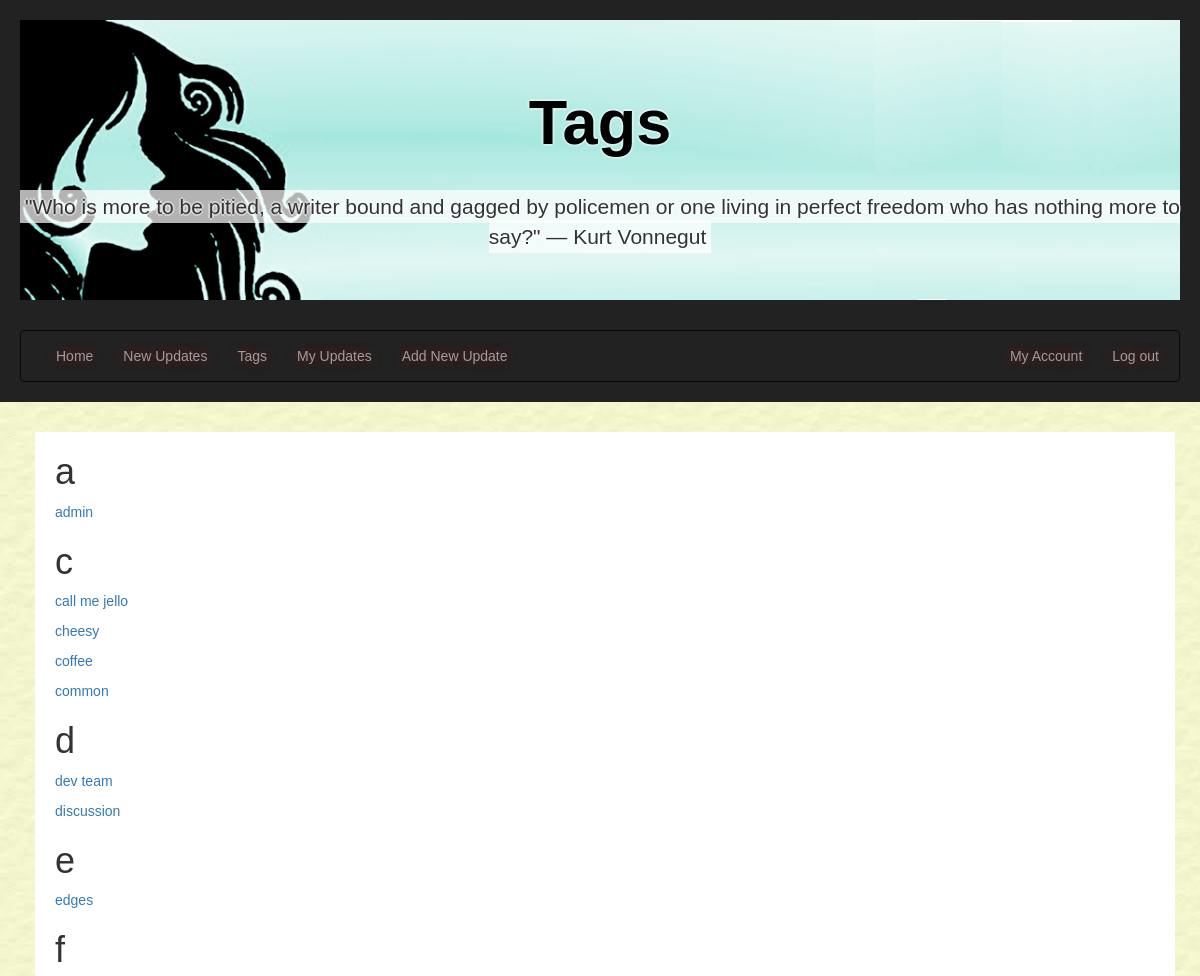
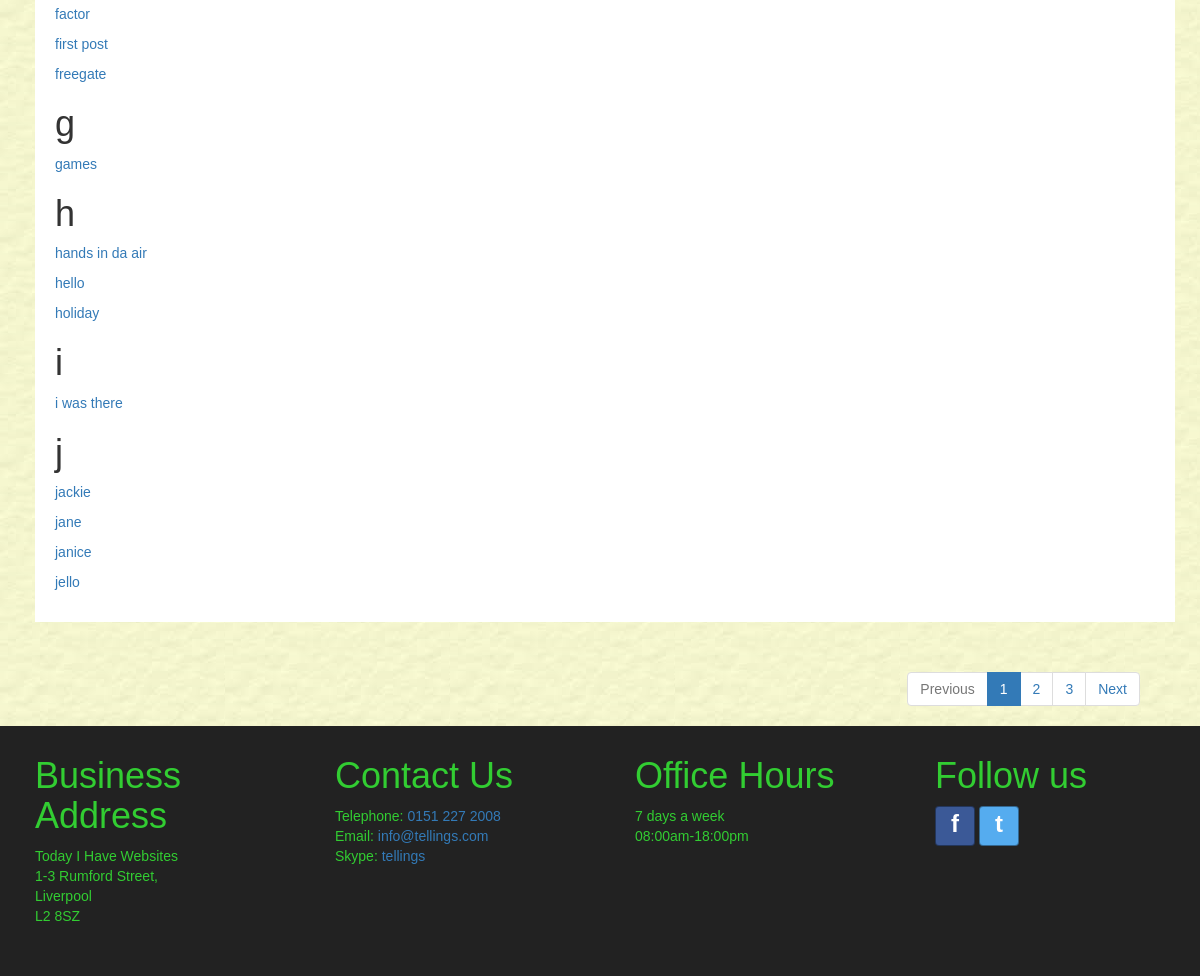
The app's page /tags/ (signed in), older data (2 pictures, top to bottom).
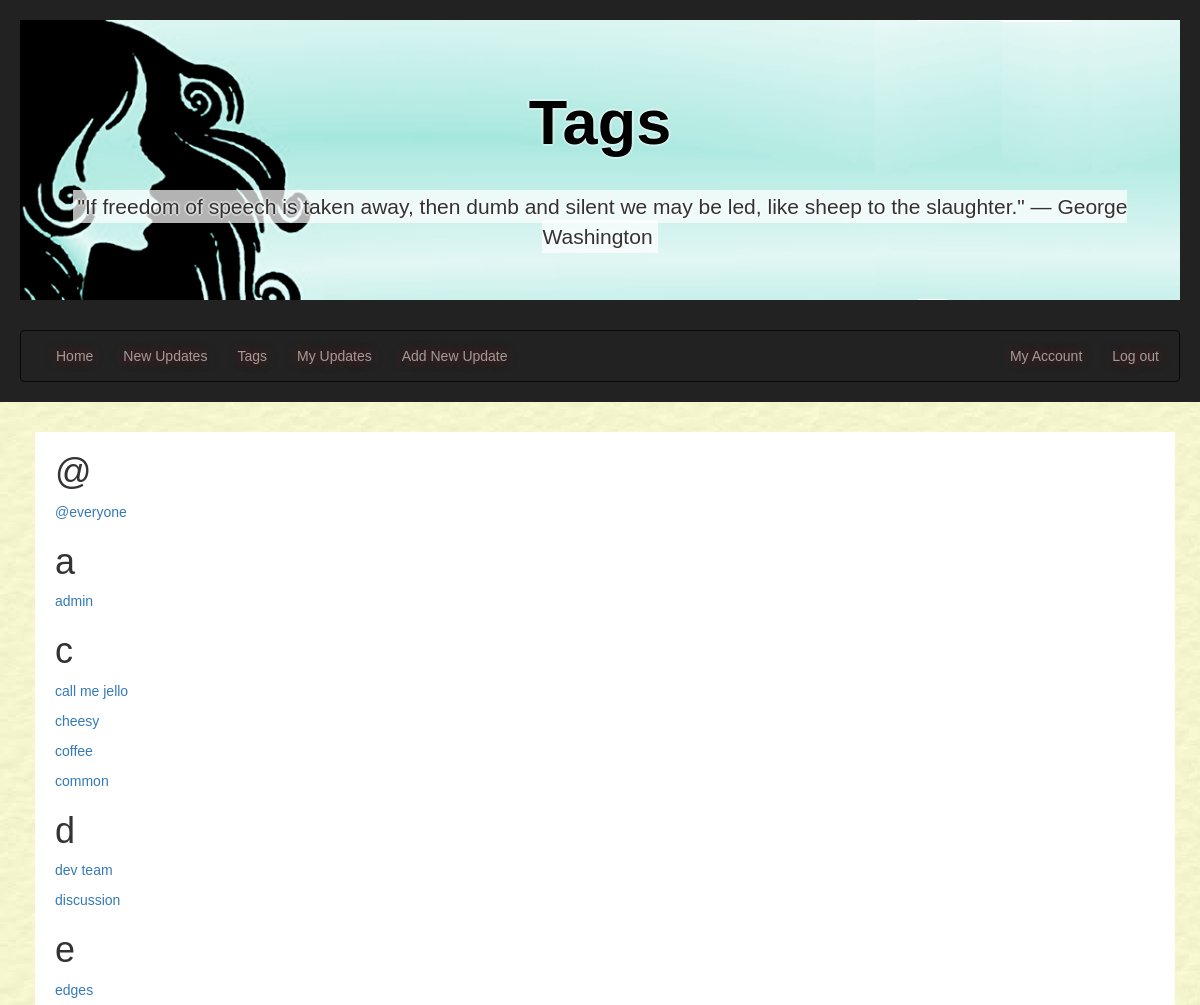
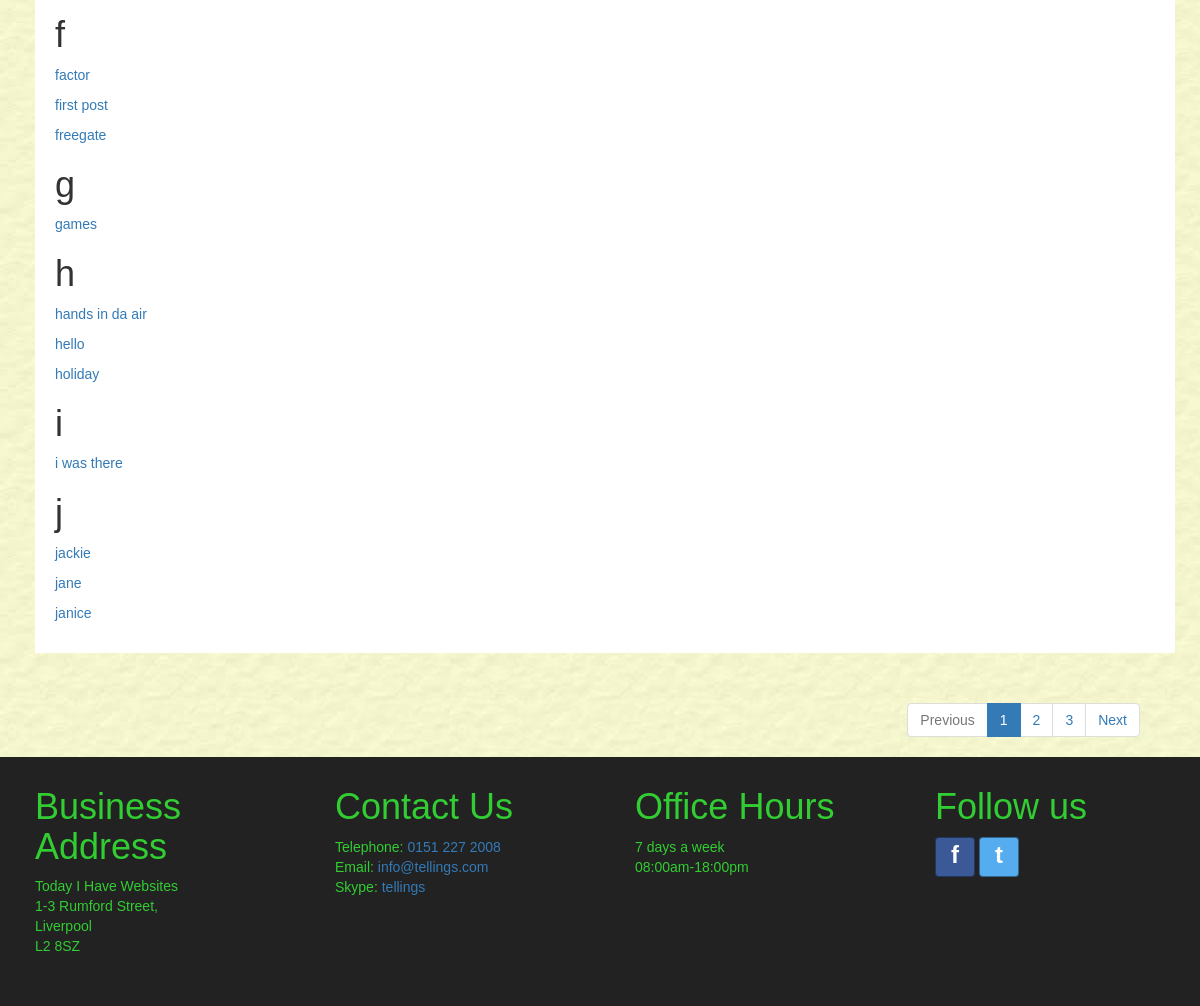
The same page, newer data (2 pictures, top to bottom).
### tellings/models.py (models this page shows, shortened)
class Tag(models.Model):
    tagID = models.AutoField(primary_key=True, db_column='tagID')
    tagName = models.CharField(max_length=15)
    @property
    def first_char(self):
        return self.tagName[0]
    class Meta:
        ordering = ['tagName']
        verbose_name = "Tag"
        verbose_name_plural = "Tags"

### tellings/views.py (the view)
# urls.py: path('tags/', TagListView.as_view(), name='tags'),
class TagListView(LoginRequiredMixin, generic.ListView):
    model = Tag
    paginate_by = 20
    http_method_names = ['get', 'post']
    def get_context_data(self, **kwargs):
        context = super(TagListView, self).get_context_data(**kwargs)
        quote = get_random_quote()
        context['quote'] = quote
        return context

### tellings/templatetags/my_tags.py (called while the page is built)
@register.simple_tag(takes_context=True)
def param_replace(context, **kwargs):
    d = context['request'].GET.copy()
    for k, v in kwargs.items():
        d[k] = v
    for k in [k for k, v in d.items() if not v]:
        del d[k]
    return d.urlencode()

### tellings/views.py (called while the page is built)
def get_random_quote():
    secure_random = random.SystemRandom()
    random_quote = secure_random.choice(random_quotes)
    return _(random_quote)

### tellings/templates/tellings/tag_list.html (shortened to what this page needs)
{% extends 'tellings/base.html' %}
{% block headertitle1 %}Tags{% endblock headertitle1 %}
{% block content %}
  <div class="container-fluid main-content">
    <div class="container allUserUpdates" id="userUpdates">
      <div class="row tagDetails">
        {% if tag_list %}
          {% regroup tag_list by first_char as first_char_list %}
          {% for sort_by_first_char in first_char_list %}
            <h1>{{ sort_by_first_char.grouper }}</h1>
              {% for item in sort_by_first_char.list %}
                <p>
                  <a href="{% url 'tellings:newupdates' %}?tagName={{ item.tagName }}" name="{{ item.tagName }}">{{ item.tagName }}</a>
                </p>
              {% endfor %}
           {% endfor %}
        {% else %}
          <p>No results found.</p>
        {% endif %}
      </div>
    </div>
  </div>
{% endblock %}

Row changes from the older to the newer data that the page shows:
no longer on this page (row unchanged): Tag: tagName "jello", shown under "j"
added Tag: tagName "@everyone"
Text that changed along with them:
{{ quote }}: "\"Who is more to be pitied, a writer bound and gagged by policemen or one living in perfect freedom who has nothing more to say?\" ― Kurt Vonnegut" → "\"If freedom of speech is taken away, then dumb and silent we may be led, like sheep to the slaughter.\" ― George Washington"
